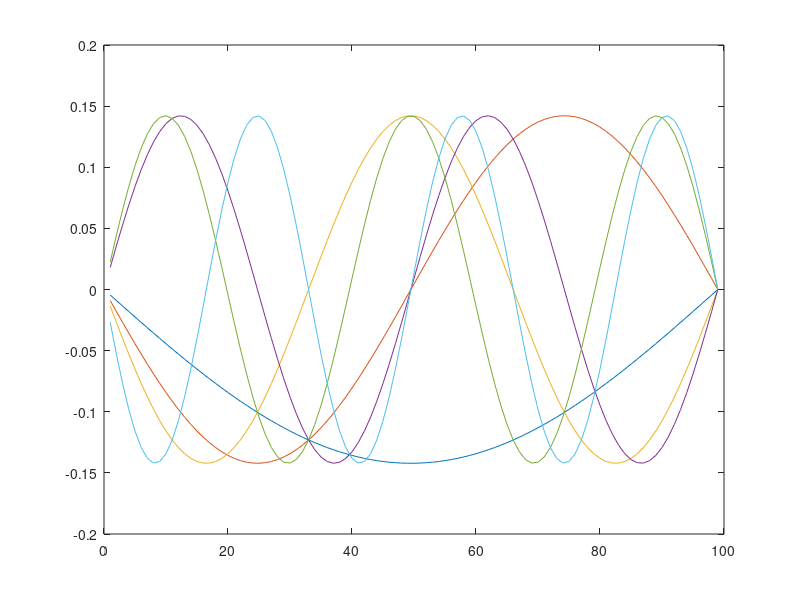

Reproduce this figure in MATLAB.
%Sturm_Liouville 

%Defining all constants
N = 99;
alph = 0;
bet = 1;
dx = 1/(N+1);

%Calculates the FDM:
R = [-2 1 zeros(1,N-2)];
toep = 1/dx^2 * toeplitz(R);

%Adds the initial boundary condition.
toep(1,1) = toep(1,1)+(alph*1/dx^2);

%Adds the final boundary condition 
%(note that it is a boundary condition on the derivative).
T_f = 1/3*(2*bet*dx+4*toep(N,N)-toep(N,N-1));
toep(N,N) = toep(N,N)+(T_f*(1/dx^2));


%Creates the eigenvaluefunctions (modes) and values for 
%the toeplitzmatrix.
[modes, eig_temp] =  eig(toep);
eigs = [zeros(1,N)];

%Puts all the eigenvalues on a vector instead of a matrix.
for i = 1:N
eigs(1,i) = eig_temp(i,i);
end
clear eig_temp;
%% Creates som cool plots of the modes
for i = N:-1:N-5
eigs(i)
%We want to plot the ones of smallest absolut valie.
plot(modes(:,i));
hold on

end
